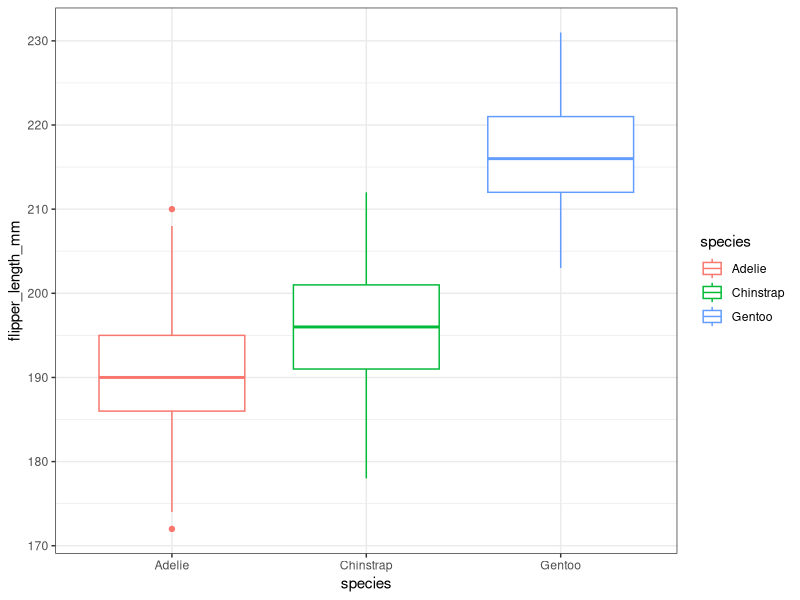
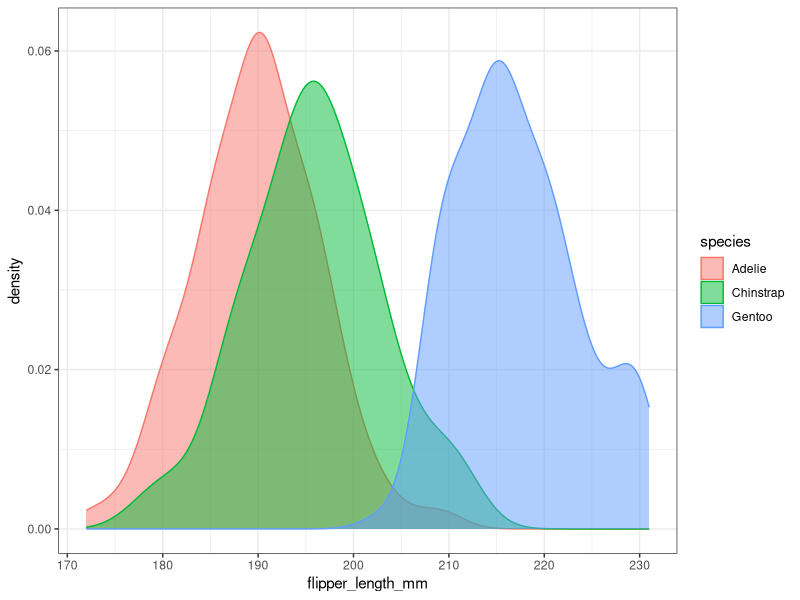
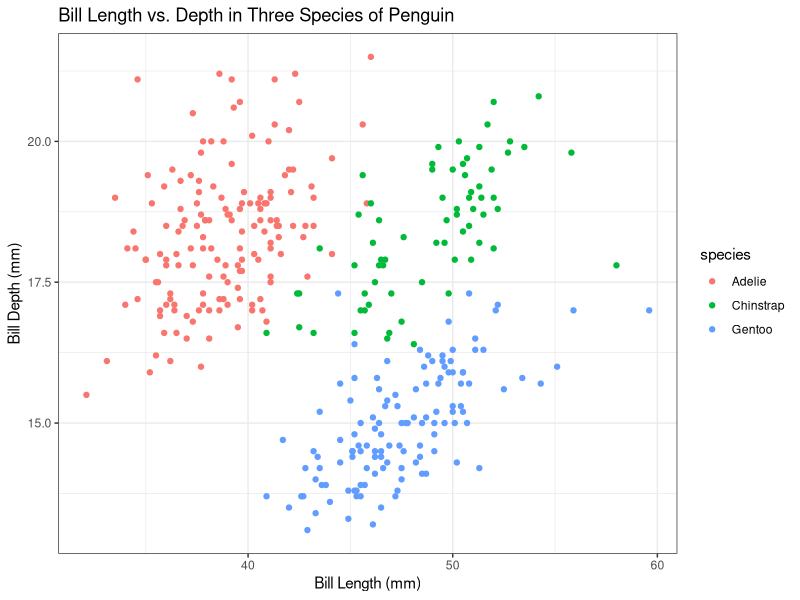
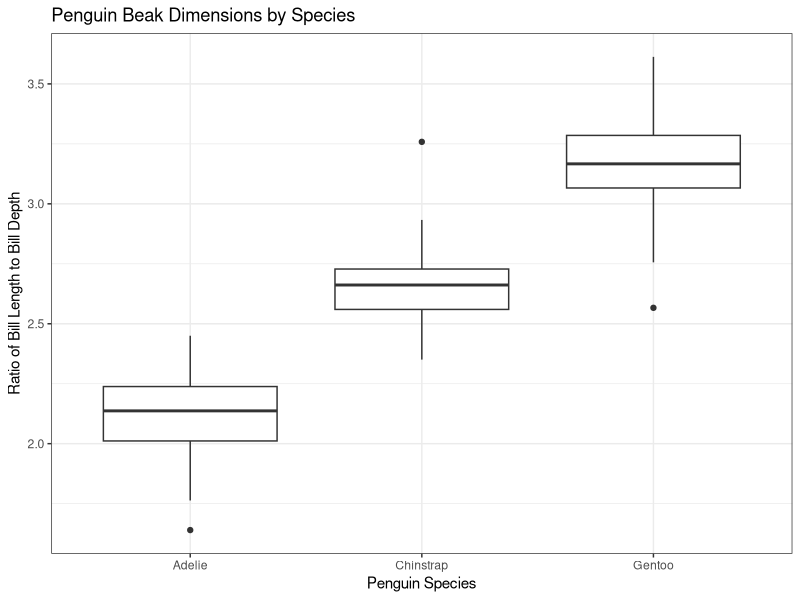
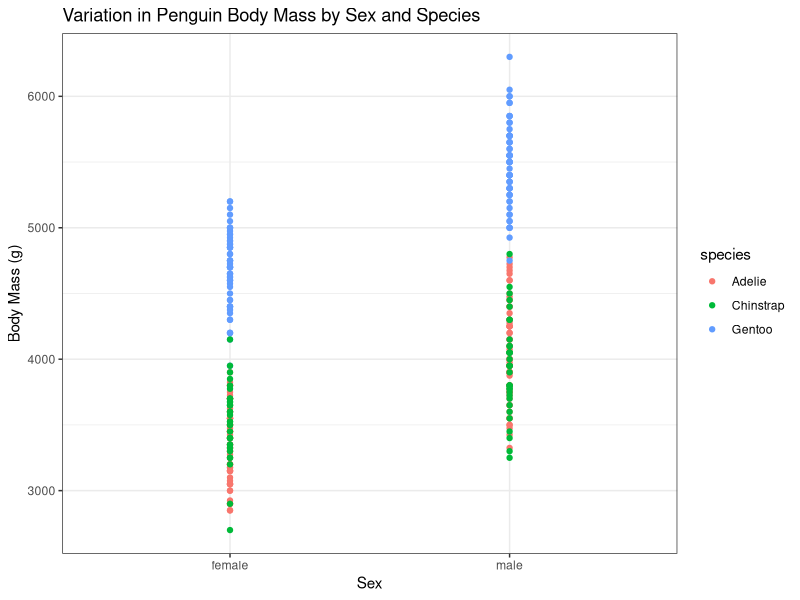
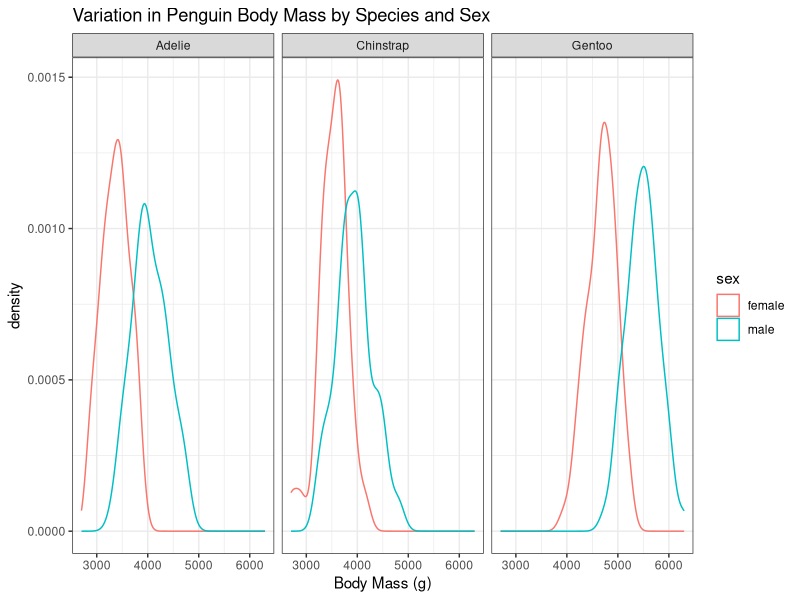
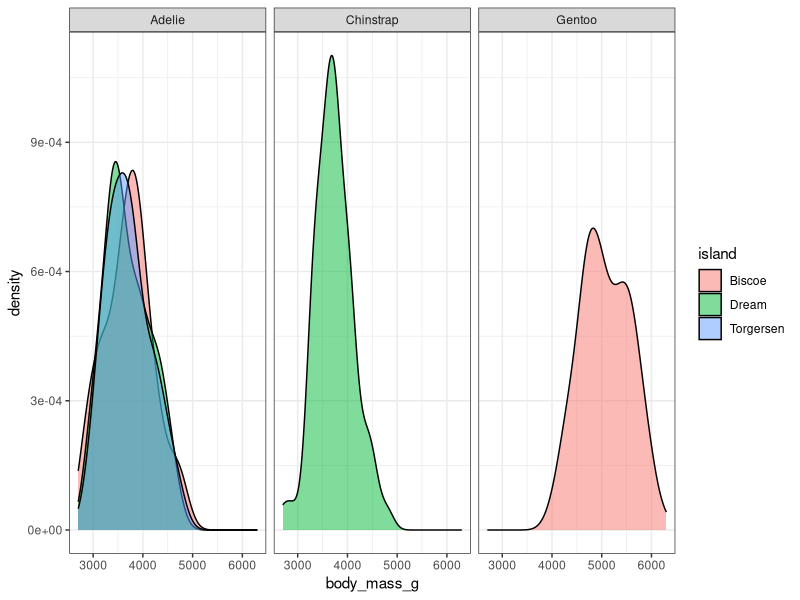

Write the R code that produced these figures, in order.
## ---- chunk 1
knitr::opts_chunk$set(echo = TRUE)
## ---- chunk 2
library(palmerpenguins)
library(knitr)
library(tidyverse)
## ---- chunk 3
ggplot(penguins, aes(x=species, y=flipper_length_mm)) +
  geom_boxplot(aes(color=species)) +
  theme_bw()


penguins%>%
  ggplot() +
  geom_density(aes(x=flipper_length_mm, color = species, fill = species), alpha = 0.5) +
  theme_bw()
## ---- chunk 4
penguins%>%
  ggplot() +
  geom_point(aes(x=bill_length_mm, y = bill_depth_mm, color = species)) +
  theme_bw() +
  labs(x = "Bill Length (mm)", y = "Bill Depth (mm)", title = "Bill Length vs. Depth in Three Species of Penguin")
## ---- chunk 5
penguins%>%
  ggplot() +
  geom_boxplot(aes(x = species, y = (bill_length_mm/bill_depth_mm))) +
  theme_bw() +
  labs(x = "Penguin Species", y = "Ratio of Bill Length to Bill Depth", title = "Penguin Beak Dimensions by Species")
## ---- chunk 6
penguins%>%
  filter(!is.na(sex)) %>%
  ggplot() + 
  geom_point(aes(x = sex, y = body_mass_g, color = species)) +
  theme_bw() +
  labs(x = "Sex", y = "Body Mass (g)", title = "Variation in Penguin Body Mass by Sex and Species")
## ---- chunk 7
penguins%>%
  filter(!is.na(sex)) %>%
  ggplot() + 
  geom_density(aes(x = body_mass_g, color = sex)) +
  theme_bw() +
  facet_wrap(~ species, nrow = 1) +
  labs(x = "Body Mass (g)", title = "Variation in Penguin Body Mass by Species and Sex")
## ---- chunk 8
penguins%>%
  ggplot() +
  geom_density(aes(x = body_mass_g, fill = island), alpha = 0.5) +
  theme_bw() +
  facet_wrap(~species)
